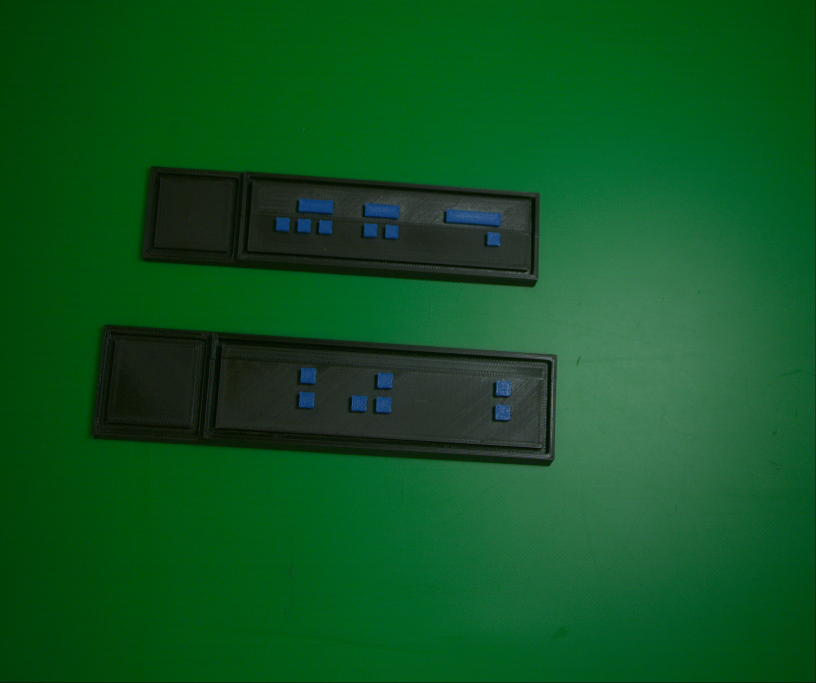
#> input picture live_imgs/basler_capture_7.jpg, 2448 x 2048 px (shown at 1/3 size)
$ python tesssst.py
#> lines starting #> are read from the running program, lines starting #| are printed output that depends on the picture; after the words box and inside, x2 and y2 are one past the last pixel; in counts of white or black regions, pixels touching at a corner belong together
import cv2
import numpy as np

def resize(img):
    return cv2.resize(img, (int(img.shape[1]//3), int(img.shape[0]//3)))


img = cv2.imread("live_imgs/basler_capture_7.jpg", cv2.IMREAD_GRAYSCALE)
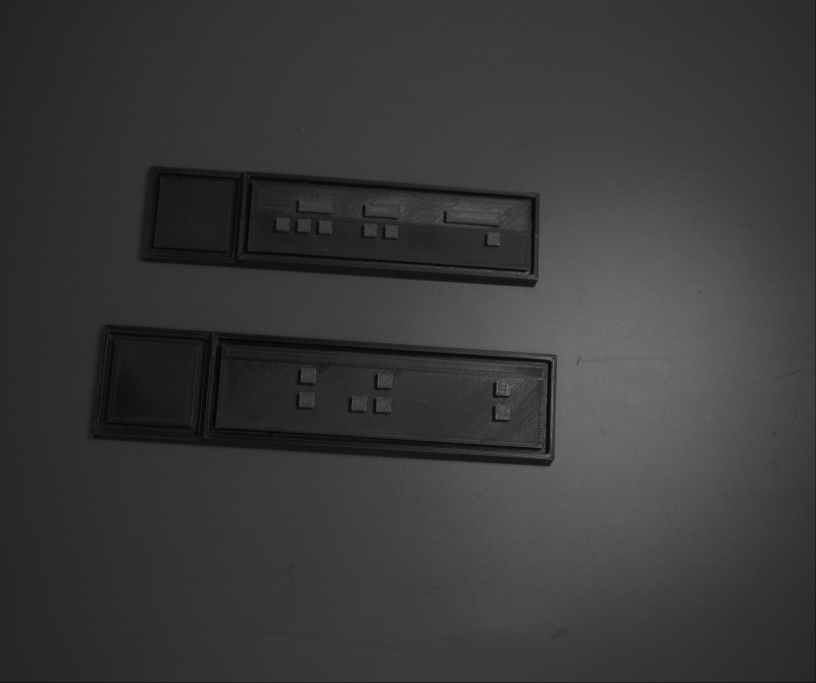
#> img: shape (2048, 2448) (shown at 1/3 size); min 0, max 151, mean 57.6

def canny(img):
    '''
    mulsti-staged edge detector
    Gaussain blur -> gradient calculation -> non-maximum suppression -> double thresholding -> edge tracking by hysteresis
        '''


    img_gaus = cv2.GaussianBlur(img, (3,3), 0)
    t_lower = 50
    t_upper = 150
    edge = cv2.Canny(img_gaus, t_lower, t_upper)
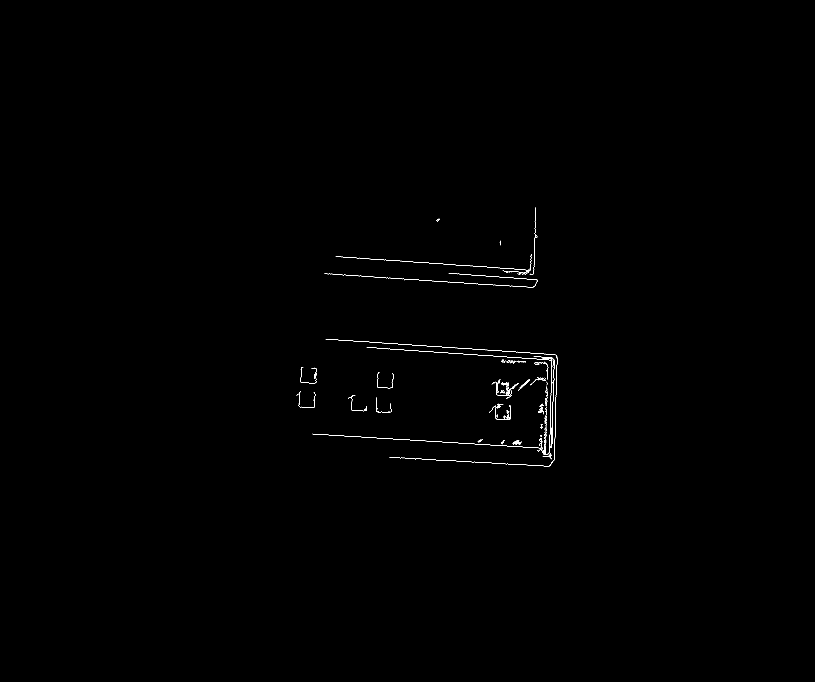
#> edge: shape (2048, 2448) (shown at 1/3 size); 0.26% white in thin lines or dots
    return edge

vis = canny(img)

contours, _ = cv2.findContours(
        vis, cv2.RETR_EXTERNAL, cv2.CHAIN_APPROX_SIMPLE
    )
#> contours = 72 contours, 52 with area under 20; largest, box (x1, y1, x2, y2) and area: (1007, 762, 1595, 824) 129, (1467, 1216, 1533, 1260) 74, (1500, 1170, 1515, 1180) 52, (1538, 1320, 1558, 1334) 51, (1554, 1139, 1590, 1173) 46

# convert the single-channel edge image back to BGR so colored drawings are visible
vis_color = cv2.cvtColor(vis, cv2.COLOR_GRAY2BGR)
#> vis_color: shape (2048, 2448, 3); 0.26% white in thin lines or dots

for i, cnt in enumerate(contours):
        area = cv2.contourArea(cnt)

        # skip very small contours (noise)
        '''if area < 100:
            continue'''

        x, y, w, h = cv2.boundingRect(cnt)

        # draw filled contour in green (optional)
        cv2.drawContours(vis_color, [cnt], -1, (0, 255, 0), 2)

        # rotated rectangle (drawn in red)
        rect = cv2.minAreaRect(cnt)
        box = cv2.boxPoints(rect)
        box = np.int32(box)
        cv2.drawContours(vis_color, [box], 0, (0, 0, 255), 2)  # red box

        # compute area of the rotated rectangle (width * height)
        rect_w, rect_h = rect[1][0], rect[1][1]
        rect_area = float(rect_w * rect_h)

        # polygon area from the 4 corner points (should be similar)
        poly_area = float(cv2.contourArea(box.astype(np.float32)))

        # draw rectangle area text just above the bounding box
        text_pos = (x, y - 10 if y - 10 > 10 else y + 10)
        cv2.putText(
            vis_color,
            f"rect_area={rect_area:.1f}",
            text_pos,
            cv2.FONT_HERSHEY_SIMPLEX,
            0.5,
            (0, 255, 0),
            1,
            cv2.LINE_AA
        )

        # also print values to console for debugging
        print(f"Contour {i}: contour_area={area:.1f}, rect_area={rect_area:.1f}, poly_area={poly_area:.1f}, BBox = ({x}, {y}, {w}, {h})")

        cv2.imshow("contour", resize(vis_color))
        cv2.waitKey(0)
#> this loop made 72 passes
#> (area, x, y, w, h, rect, box, rect_w) on passes 6, 10, 14, 18, 21: (51, 1538, 1320, 20, 14, ((1548.2, 1327.4), (21.47, 9.84), -26.57), [[1540, 1336], [1536, 1327], [1555, 1318], [1560, 1327]], 21.47), (28.5, 1617, 1315, 10, 12, ((1621.3, 1320.8), (8.61, 11.37), -6.34), [[1617, 1326], [1616, 1315], [1624, 1314], [1626, 1325]], 8.61), (39.5, 1632, 1280, 8, 36, ((1635.9, 1297.4), (35.17, 5.75), -86.63), [[1637, 1315], [1631, 1314], [1634, 1279], [1639, 1280]], 35.17), (30, 1634, 1248, 6, 17, ((1636.5, 1256), (16, 5), -90), [[1639, 1264], [1634, 1264], [1634, 1248], [1639, 1248]], 16), (40, 1618, 1229, 13, 14, ((1625.6, 1234.4), (11.01, 12.5), -65.56), [[1629, 1242], [1617, 1236], [1622, 1226], [1633, 1231]], 11.01)
#| Contour 0: contour_area=7.0, rect_area=351.0, poly_area=351.0, BBox = (1628, 1364, 28, 14)
#| Contour 1: contour_area=4.0, rect_area=32.5, poly_area=32.5, BBox = (1646, 1360, 7, 9)
#| Contour 2: contour_area=9.0, rect_area=130.0, poly_area=110.0, BBox = (1611, 1342, 17, 13)
#| Contour 3: contour_area=6.5, rect_area=48.0, poly_area=48.0, BBox = (1556, 1324, 9, 10)
#| Contour 4: contour_area=6.5, rect_area=167.3, poly_area=170.0, BBox = (1632, 1322, 7, 29)
#| Contour 5: contour_area=51.0, rect_area=211.2, poly_area=216.0, BBox = (1538, 1320, 20, 14)
#| Contour 6: contour_area=9.5, rect_area=68.1, poly_area=67.5, BBox = (1504, 1320, 11, 13)
#| Contour 7: contour_area=2.0, rect_area=20.0, poly_area=20.0, BBox = (1632, 1318, 5, 6)
#> (further printed lines are left out)
#> pass 1, `cv2.imshow("contour", resize(vis_color))`:
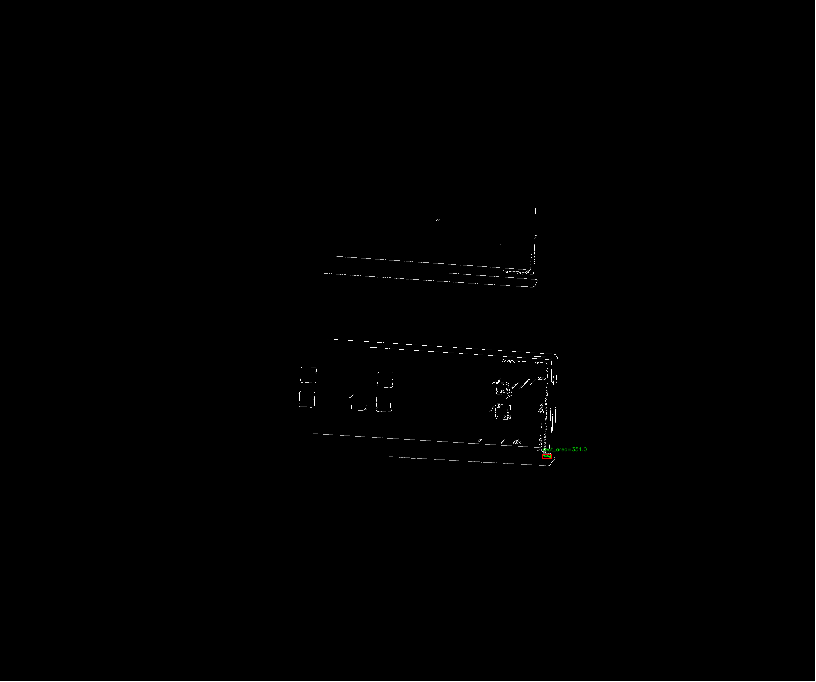
#> window 'contour': shape (682, 816, 3); mean B, G, R 1.1, 1.1, 1.1
#> after the loop:
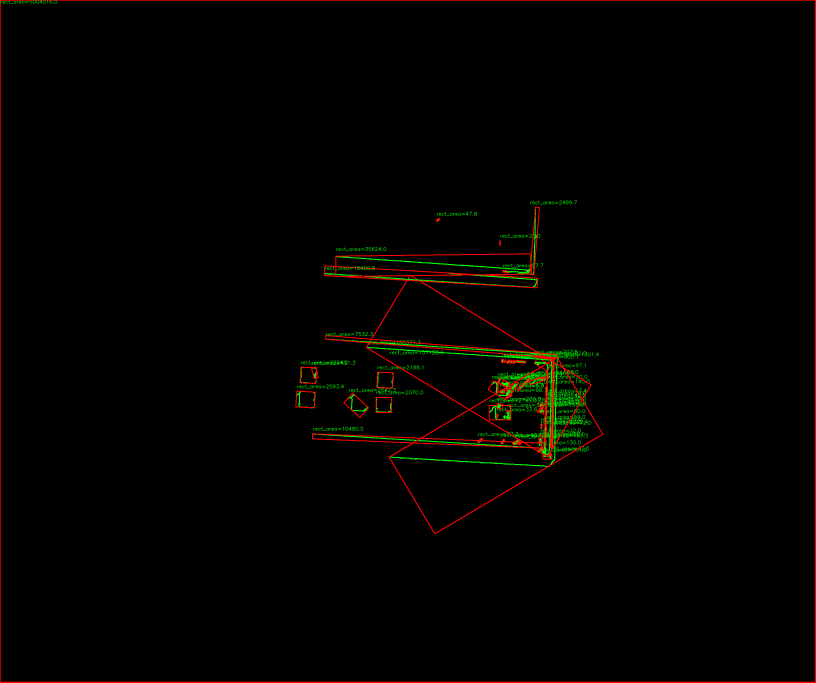
#> vis_color: shape (2048, 2448, 3) (shown at 1/3 size); mean B, G, R 0, 1.9, 3.2

print(f"Detected contours: {len(contours)}")

'''
silver

Contour 2: contour_area=4224.5, rect_area=4504.8, poly_area=4502.0, BBox = (837, 767, 108, 46)
Contour 3: contour_area=14.5, rect_area=4777.2, poly_area=4789.0, BBox = (628, 759, 109, 46)
Contour 4: contour_area=1710.0, rect_area=1845.9, poly_area=1810.0, BBox = (417, 752, 44, 44)
Contour 5: contour_area=1601.0, rect_area=1763.0, poly_area=1763.0, BBox = (840, 705, 42, 44)
Contour 6: contour_area=1624.5, rect_area=1764.0, poly_area=1764.0, BBox = (695, 699, 43, 43)
Contour 7: contour_area=1644.5, rect_area=1763.0, poly_area=1763.0, BBox = (631, 696, 42, 44)
Contour 8: contour_area=1721.5, rect_area=1892.0, poly_area=1892.0, BBox = (419, 690, 45, 44)
Contour 9: contour_area=4529.5, rect_area=13431.5, poly_area=13389.0, BBox = (236, 688, 145, 101)

'''
